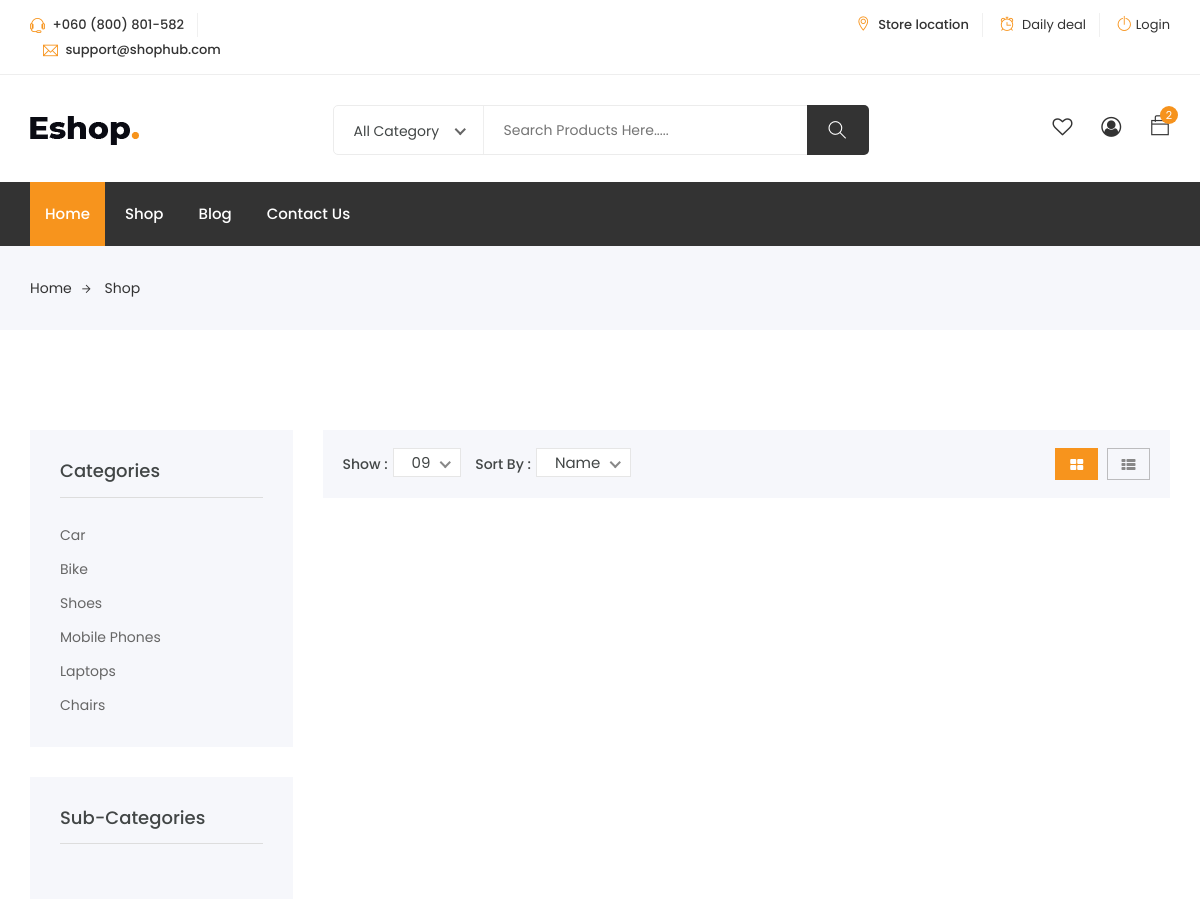
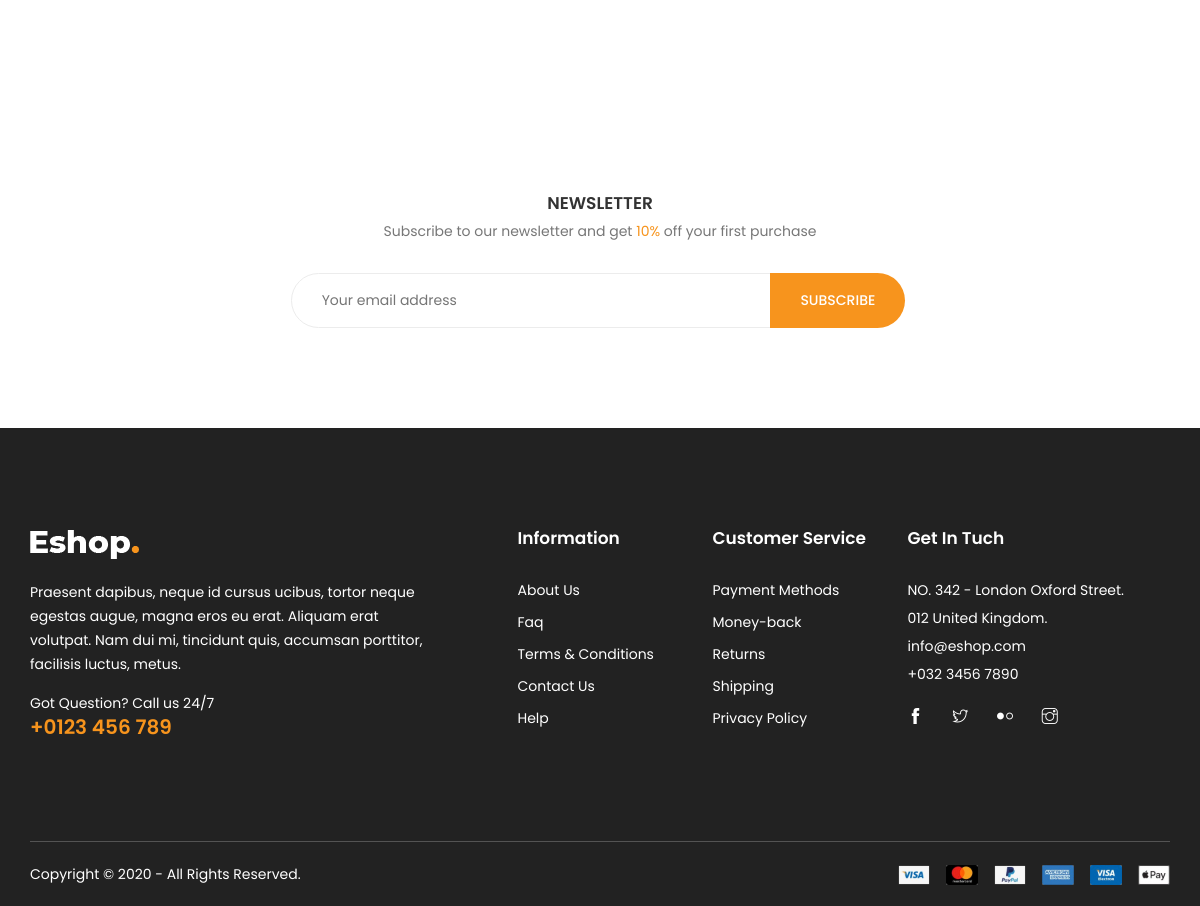
The page /eshop/subcategory.php on the database its author committed (2 pictures, top to bottom).
### tables this page shows
CREATE TABLE `category` (
  `cid` int(255) NOT NULL,
  `cname` varchar(255) NOT NULL,
  `cdes` varchar(255) NOT NULL,
  `cdate` varchar(255) NOT NULL
);

### eshop/subcategory.php (the view, shortened to what this page needs)
<?php
include('./include/all-header.php');
?>
<div class="breadcrumbs">
	<div class="container">
		<div class="row">
			<div class="col-12">
				<div class="bread-inner">
					<ul class="bread-list">
						<li><a href="index1.html">Home<i class="ti-arrow-right"></i></a></li>
						<li class="active"><a href="./shop.php">Shop</a></li>
					</ul>
				</div>
			</div>
		</div>
	</div>
</div>
<section class="product-area shop-sidebar shop section">
	<div class="container">
		<div class="row">
			<div class="col-lg-3 col-md-4 col-12">
				<div class="shop-sidebar">
					<div class="single-widget category">
						<h3 class="title">Categories</h3>
						<ul class="categor-list">
							<?php
							$csql = "SELECT * FROM `category` ";
							$crun = mysqli_query($conn, $csql);
							while ($cfetch = mysqli_fetch_assoc($crun)) {
							?>
								<li><a href="./category.php?cid=<?php echo $cfetch['cid'] ?>"><?php echo $cfetch['cname'] ?></a></li>
							<?php
							}
							?>
						</ul>
					</div>
					<div class="single-widget category">
						<h3 class="title">Sub-Categories</h3>
					</div>
				</div>
			</div>
			<div class="col-lg-9 col-md-8 col-12">
				<div class="row">
					<div class="col-12">
						<div class="shop-top">
							<div class="shop-shorter">
								<div class="single-shorter">
									<label>Show :</label>
								</div>
								<div class="single-shorter">
									<label>Sort By :</label>
								</div>
							</div>
							<ul class="view-mode">
								<li class="active"><a href="shop-grid.html"><i class="fa fa-th-large"></i></a></li>
								<li><a href="shop-list.html"><i class="fa fa-th-list"></i></a></li>
							</ul>
						</div>
					</div>
				</div>
			</div>
		</div>
	</div>
</section>
<section class="shop-newsletter section">
	<div class="container">
		<div class="inner-top">
			<div class="row">
				<div class="col-lg-8 offset-lg-2 col-12">
					<div class="inner">
						<h4>Newsletter</h4>
						<p> Subscribe to our newsletter and get <span>10%</span> off your first purchase</p>
						<form action="mail/mail.php" method="get" target="_blank" class="newsletter-inner">
							<input name="EMAIL" placeholder="Your email address" required="" type="email">
							<button class="btn">Subscribe</button>
						</form>
					</div>
				</div>
			</div>
		</div>
	</div>
</section>
<?php
include('./include/footer.php');
?>

### rows shown on the page
category: cname "Car"
category: cname "Bike"
category: cname "Shoes"
category: cname "Mobile Phones"
category: cname "Laptops"
category: cname "Chairs"
